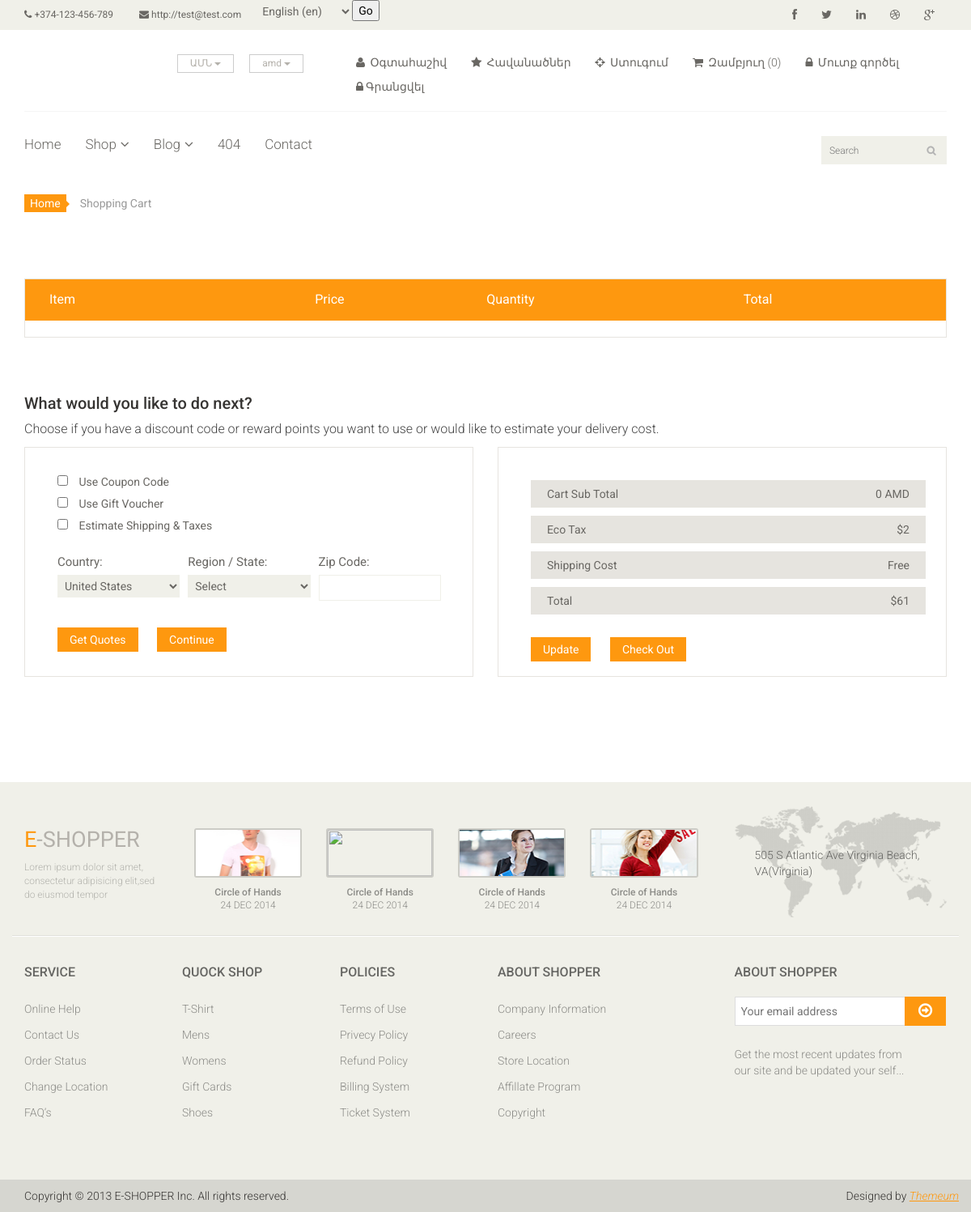
Page /cart/ on the committed database.
### main/models.py (models this page shows, shortened)
class HeaderInfo(models.Model):
    name = models.CharField('Site name', max_length=50)
    phone = models.CharField('Phone number', max_length=50)
    email = models.URLField('Email adress', null=True)
    img = models.ImageField('Logo', upload_to='images')
    facebook = models.URLField('Facebook link', blank=True)
    twitter = models.URLField('Twitter link', blank=True)
    linkedin = models.URLField('Linkedin link', blank=True)
    dribbble = models.URLField('Dribbble link', blank=True)
    google_plus = models.URLField('Google-plus link', blank=True)
    country1 = models.CharField('Country 1', max_length=50, blank=True)
    country2 = models.CharField('Country 2', max_length=50, blank=True)
    country3 = models.CharField('Country 3', max_length=50, blank=True)
    curency1 = models.CharField('Curency 1', max_length=50, blank=True)
    curency2 = models.CharField('Curency 2', max_length=50, blank=True)
    curency3 = models.CharField('Curency 3', max_length=50, blank=True)
    account = models.CharField('Account', max_length=50)
    wishlist = models.CharField('wishlist', max_length=50)
    checkout = models.CharField('checkout', max_length=50)
    cart = models.CharField('cart', max_length=50)
    login = models.CharField('login', max_length=50)
    logout = models.CharField('logout', max_length=50)
    signup = models.CharField('signup', max_length=50)
    class Meta:
        verbose_name = 'HeaderInfo'
        verbose_name_plural = 'HeaderInfo'

class Curency(models.Model):
    name = models.CharField('Curency name', default='usd', max_length=20)
    kurs_amd = models.PositiveIntegerField('AMD kurs')
    class Meta:
        verbose_name = 'Curency'
        verbose_name_plural = 'Curency'

### main/views.py (the view, shortened to what this page needs)
# urls.py: path('cart/',views.cart, name = 'cart'),
def cart(request):
    curs.get_kurs()
    total_sum = 0
    headerinfo = HeaderInfo.objects.all()[0]
    cart_list = Cart.objects.all()
    cur = Curency.objects.all()[0]
    for i in cart_list:
        total_sum += i.cart_prod.price
    return render(request,'main/cart.html', context={
	   'headerinfo':headerinfo,
	   'act':'cart',
        'cart_list':cart_list,
        'cur':cur,
        'total_sum':total_sum
    })

### main/curs.py (called while the page is built)
def get_kurs():
    try:
        url = 'https://rate.am/'
        response = requests.get(url)
        soup = BeautifulSoup(response.text, 'lxml')
        Comp = soup.find("tr", id="65351947-217c-4593-9011-941b88ee7baf")
        text = Comp.text.split('\n')
        USD = text[9]
        if USD:
            mydb = mysql.connector.connect(
            host="localhost",
            user="root",
            password="Arsen0495015@#",
            database="eshopper"
            )
            mycursor = mydb.cursor()
            sql = "UPDATE main_curency SET kurs_amd = %s WHERE id = 1"
            val = [
                (USD)
            ]
        mycursor.execute(sql, val)
        mydb.commit()
    except:
        pass

### main/templates/main/cart.html (shortened to what this page needs)
{% extends 'main/base.html' %}
{% block body %}
{% load static %}
	<section id="cart_items">
		<div class="container">
			<div class="breadcrumbs">
				<ol class="breadcrumb">
				  <li><a href="#">Home</a></li>
				  <li class="active">Shopping Cart</li>
				</ol>
			</div>
			<div class="table-responsive cart_info">
				<table class="table table-condensed">
					<thead>
						<tr class="cart_menu">
							<td class="image">Item</td>
							<td class="description"></td>
							<td class="price">Price</td>
							<td class="quantity">Quantity</td>
							<td class="total">Total</td>
							<td></td>
						</tr>
					</thead>
				</table>
			</div>
		</div>
	</section>
	<section id="do_action">
		<div class="container">
			<div class="heading">
				<h3>What would you like to do next?</h3>
				<p>Choose if you have a discount code or reward points you want to use or would like to estimate your delivery cost.</p>
			</div>
			<div class="row">
				<div class="col-sm-6">
					<div class="chose_area">
						<ul class="user_option">
							<li>
								<input type="checkbox">
								<label>Use Coupon Code</label>
							</li>
							<li>
								<input type="checkbox">
								<label>Use Gift Voucher</label>
							</li>
							<li>
								<input type="checkbox">
								<label>Estimate Shipping & Taxes</label>
							</li>
						</ul>
						<ul class="user_info">
							<li class="single_field">
								<label>Country:</label>
								<select>
									<option>United States</option>
								</select>
							</li>
							<li class="single_field">
								<label>Region / State:</label>
								<select>
									<option>Select</option>
								</select>
							</li>
							<li class="single_field zip-field">
								<label>Zip Code:</label>
								<input type="text">
							</li>
						</ul>
						<a class="btn btn-default update" href="">Get Quotes</a>
						<a class="btn btn-default check_out" href="">Continue</a>
					</div>
				</div>
				<div class="col-sm-6">
					<div class="total_area">
						<ul>
							{% if cur.name == "usd" %}
							<li>Cart Sub Total <span>{{total_sum}} USD</span></li>
							<li>Eco Tax <span>$2</span></li>
							<li>Shipping Cost <span>Free</span></li>
							<li>Total <span>$61</span></li>
							{% else %}
							<li>Cart Sub Total <span>{{total_sum}} AMD</span></li>
							<li>Eco Tax <span>$2</span></li>
							<li>Shipping Cost <span>Free</span></li>
							<li>Total <span>$61</span></li>
							{% endif %}
						</ul>
							<a class="btn btn-default update" href="">Update</a>
							<a class="btn btn-default check_out" href="">Check Out</a>
					</div>
				</div>
			</div>
		</div>
	</section>
	{% endblock %}

### main/templates/main/base.html (shortened to what this page needs)
{% load i18n %}
{% load static %}
<!DOCTYPE html>
<html lang="en">
<head>
    <link href="{% static 'css/bootstrap.min.css' %}" rel="stylesheet">
    <link href="{% static 'css/font-awesome.min.css' %}" rel="stylesheet">
    <link href="{% static 'css/prettyPhoto.css' %}" rel="stylesheet">
    <link href="{% static 'css/price-range.css' %}" rel="stylesheet">
    <link href="{% static 'css/animate.css' %}" rel="stylesheet">
	<link href="{% static 'css/main.css' %}" rel="stylesheet">
	<link href="{% static 'css/responsive.css' %}" rel="stylesheet">
</head>
<body>
	<header id="header">
		<div class="header_top">
			<div class="container">
				<div class="row">
					<div class="col-sm-6">
						<div class="contactinfo">
							<ul class="nav nav-pills">
								<li><a href="#"><i class="fa fa-phone"></i> {{ headerinfo.phone }}</a></li>
								<li><a href="#"><i class="fa fa-envelope"></i> {{ headerinfo.email }}</a></li>
								<li>
									<li>
										<form action="{% url 'set_language' %}" method="post">{% csrf_token %}
										<select name="language">
											{% get_current_language as LANGUAGE_CODE %}
											{% get_available_languages as LANGUAGES %}
											{% get_language_info_list for LANGUAGES as languages %}{% for language in languages %}
										<option value="{{ language.code }}"{% if language.code == LANGUAGE_CODE %}
										selected{% endif %}>
											{{ language.name_local }} ({{ language.code }})
										</option>
											{% endfor %}
										</select>
									</li>
									<input type="submit" value="Go">
								</li>
							</ul>
						</div>
					</div>
					<div class="col-sm-6">
						<div class="social-icons pull-right">
							<ul class="nav navbar-nav">
								<li><a href="{{ headerinfo.facebook }}"><i class="fa fa-facebook"></i></a></li>
								<li><a href="{{ headerinfo.twitter }}"><i class="fa fa-twitter"></i></a></li>
								<li><a href="{{ headerinfo.linkedin }}"><i class="fa fa-linkedin"></i></a></li>
								<li><a href="{{ headerinfo.dribbble }}"><i class="fa fa-dribbble"></i></a></li>
								<li><a href="{{ headerinfo.google_plus }}"><i class="fa fa-google-plus"></i></a></li>
							</ul>
						</div>
					</div>
				</div>
			</div>
		</div>
		<div class="header-middle">
			<div class="container">
				<div class="row">
					<div class="col-sm-4">
						<div class="btn-group pull-right">
							<div class="btn-group">
								<button type="button" class="btn btn-default dropdown-toggle usa" data-toggle="dropdown">
									{{ headerinfo.country1 }}
									<span class="caret"></span>
								</button>
							</div>
							<div class="btn-group">
								<button type="button" class="btn btn-default dropdown-toggle usa" data-toggle="dropdown">
									{{ cur.name }}
									<span class="caret"></span>
								</button>
							</div>
						</div>
					</div>
					<div class="col-sm-8">
						<div class="shop-menu pull-right">
							<ul class="nav navbar-nav">
								<li><a href="#"><i class="fa fa-user"></i> {{ headerinfo.account }}</a></li>
								<li><a href="#"><i class="fa fa-star"></i> {{ headerinfo.wishlist }}</a></li>
								<li><a href="{% url 'checkout' %}"><i class="fa fa-crosshairs"></i> {{ headerinfo.checkout }}</a></li>
								<li><a href="{% url 'cart' %}"><i class="fa fa-shopping-cart"></i> {{ headerinfo.cart }} ({{ cart_list | length }})</a></li>
                                {% if user.is_authenticated %}
								    <li><a href="{% url 'logout' %}"><i class="fa fa-user"></i>{{ user.username }} - {{ headerinfo.logout }}</a></li>
                                {% else %}
                                    <li><a href="{% url 'login' %}"><i class="fa fa-lock"></i> {{ headerinfo.login }}</a></li>
	    							<li><a href="{% url 'register' %}"><i class="fa fa-lock"></i>{{ headerinfo.signup }}</a></li>
                                {% endif %}
							</ul>
						</div>
					</div>
				</div>
			</div>
		</div>
		<div class="header-bottom">
			<div class="container">
				<div class="row">
					<div class="col-sm-9">
						<div class="mainmenu pull-left">
							<ul class="nav navbar-nav collapse navbar-collapse">
								<li><a href="{% url 'index' %}" class="{% if act == 'index' %}active{% endif %}">Home</a></li>
								<li class="dropdown"><a href="#">Shop<i class="fa fa-angle-down"></i></a>
                                </li>
								<li class="dropdown"><a href="#">Blog<i class="fa fa-angle-down"></i></a>
                                </li>
								<li><a href="{% url '404' %}">404</a></li>
								<li><a href="{% url 'contact-us' %}" class="{% if act == 'contact_us' %}active{% endif %}">Contact</a></li>
							</ul>
						</div>
					</div>
					<div class="col-sm-3">
						<div class="search_box pull-right">
							<input type="text" placeholder="Search"/>
						</div>
					</div>
				</div>
			</div>
		</div>
	</header>
    {% block body %}{% endblock %}
	<footer id="footer">
		<div class="footer-top">
			<div class="container">
				<div class="row">
					<div class="col-sm-2">
						<div class="companyinfo">
							<h2><span>e</span>-shopper</h2>
							<p>Lorem ipsum dolor sit amet, consectetur adipisicing elit,sed do eiusmod tempor</p>
						</div>
					</div>
					<div class="col-sm-7">
						<div class="col-sm-3">
							<div class="video-gallery text-center">
								<a href="#">
									<div class="iframe-img">
										<img src="{% static 'images/home/iframe1.png' %}" alt="" />
									</div>
								</a>
								<p>Circle of Hands</p>
								<h2>24 DEC 2014</h2>
							</div>
						</div>
						<div class="col-sm-3">
							<div class="video-gallery text-center">
								<a href="#">
									<div class="iframe-img">
										<img src="{% static 'images/home/iframe2.' %}" alt="" />
									</div>
								</a>
								<p>Circle of Hands</p>
								<h2>24 DEC 2014</h2>
							</div>
						</div>
						<div class="col-sm-3">
							<div class="video-gallery text-center">
								<a href="#">
									<div class="iframe-img">
										<img src="{% static 'images/home/iframe3.png' %}" alt="" />
									</div>
								</a>
								<p>Circle of Hands</p>
								<h2>24 DEC 2014</h2>
							</div>
						</div>
						<div class="col-sm-3">
							<div class="video-gallery text-center">
								<a href="#">
									<div class="iframe-img">
										<img src="{% static 'images/home/iframe4.png' %}" alt="" />
									</div>
								</a>
								<p>Circle of Hands</p>
								<h2>24 DEC 2014</h2>
							</div>
						</div>
					</div>
					<div class="col-sm-3">
						<div class="address">
							<img src="{% static 'images/home/map.png' %}" alt="" />
							<p>505 S Atlantic Ave Virginia Beach, VA(Virginia)</p>
						</div>
					</div>
				</div>
			</div>
		</div>
		<div class="footer-widget">
			<div class="container">
				<div class="row">
					<div class="col-sm-2">
						<div class="single-widget">
							<h2>Service</h2>
							<ul class="nav nav-pills nav-stacked">
								<li><a href="#">Online Help</a></li>
								<li><a href="#">Contact Us</a></li>
								<li><a href="#">Order Status</a></li>
								<li><a href="#">Change Location</a></li>
								<li><a href="#">FAQ’s</a></li>
							</ul>
						</div>
					</div>
					<div class="col-sm-2">
						<div class="single-widget">
							<h2>Quock Shop</h2>
							<ul class="nav nav-pills nav-stacked">
								<li><a href="#">T-Shirt</a></li>
								<li><a href="#">Mens</a></li>
								<li><a href="#">Womens</a></li>
								<li><a href="#">Gift Cards</a></li>
								<li><a href="#">Shoes</a></li>
							</ul>
						</div>
					</div>
					<div class="col-sm-2">
						<div class="single-widget">
							<h2>Policies</h2>
							<ul class="nav nav-pills nav-stacked">
								<li><a href="#">Terms of Use</a></li>
								<li><a href="#">Privecy Policy</a></li>
								<li><a href="#">Refund Policy</a></li>
								<li><a href="#">Billing System</a></li>
								<li><a href="#">Ticket System</a></li>
							</ul>
						</div>
					</div>
					<div class="col-sm-2">
						<div class="single-widget">
							<h2>About Shopper</h2>
							<ul class="nav nav-pills nav-stacked">
								<li><a href="#">Company Information</a></li>
								<li><a href="#">Careers</a></li>
								<li><a href="#">Store Location</a></li>
								<li><a href="#">Affillate Program</a></li>
								<li><a href="#">Copyright</a></li>
							</ul>
						</div>
					</div>
					<div class="col-sm-3 col-sm-offset-1">
						<div class="single-widget">
							<h2>About Shopper</h2>
							<form action="#" class="searchform">
								<input type="text" placeholder="Your email address" />
								<button type="submit" class="btn btn-default"><i class="fa fa-arrow-circle-o-right"></i></button>
								<p>Get the most recent updates from <br />our site and be updated your self...</p>
							</form>
						</div>
					</div>
				</div>
			</div>
		</div>
		<div class="footer-bottom">
			<div class="container">
				<div class="row">
					<p class="pull-left">Copyright © 2013 E-SHOPPER Inc. All rights reserved.</p>
					<p class="pull-right">Designed by <span><a target="_blank" href="http://www.themeum.com">Themeum</a></span></p>
				</div>
			</div>
		</div>
	</footer>
</body>
</html>

### rows in the picture
HeaderInfo: phone "+374-123-456-789", email "http://test@test.com", country1 "ԱՄՆ", account "Օգտահաշիվ", wishlist "Հավանածներ", checkout "Ստուգում", cart "Զամբյուղ", login "Մուտք գործել", signup "Գրանցվել"
Curency: name "amd"

### other values in the picture
{{ cart_list | length }} "0"
{{ total_sum }} "0"
form field language "English (en)"
